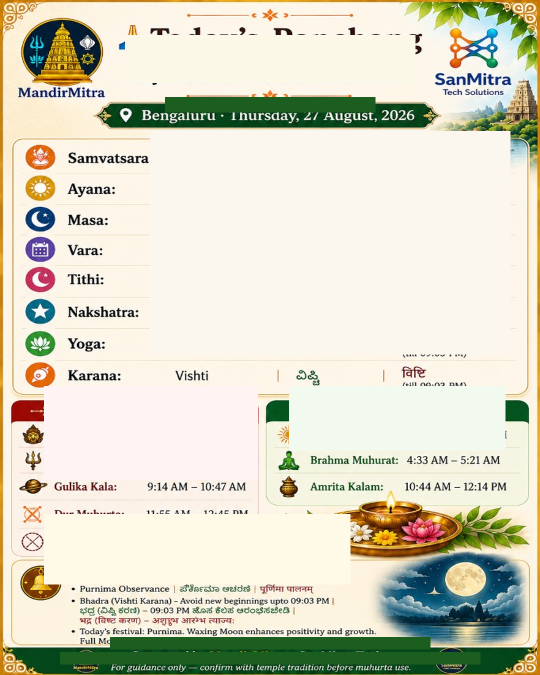
#> input picture scripts/panchang_infographic/template_branded.png, 1080 x 1350 px (shown at 1/2 size)
$ python -i render.py   (imports and definitions only)
#> lines starting #> are read from the running program, lines starting #| are printed output that depends on the picture
"""Panchang social-media infographic renderer (Pillow + HarfBuzz via libraqm).

Uses a fixed PNG template and overlays EN / Kannada / Hindi text from Panchang JSON.
Source translations mirror frontend/src/utils/panchangWhatsAppMessage.js.
"""
from __future__ import annotations

import json
import os
import re
from dataclasses import dataclass
from datetime import datetime
from io import BytesIO
from pathlib import Path
from typing import Any

try:
    from PIL import Image, ImageDraw, ImageFont, features as pil_features
except ImportError as exc:  # pragma: no cover - environment guard
    raise RuntimeError("Pillow is required for panchang infographic rendering") from exc

PACKAGE_DIR = Path(__file__).resolve().parent
REPO_ROOT = PACKAGE_DIR.parents[1]
DEFAULT_I18N = PACKAGE_DIR / "panchang_i18n.json"
DEFAULT_LAYOUT = PACKAGE_DIR / "layout_branded.json"
DEFAULT_TEMPLATE = PACKAGE_DIR / "template_branded.png"
LEGACY_LAYOUT = PACKAGE_DIR / "layout_default.json"
LEGACY_TEMPLATE = PACKAGE_DIR / "template_default.png"
REFERENCE_DESIGN = PACKAGE_DIR / "assets" / "reference_design.jpg"

FONT_DIRS = (
    REPO_ROOT / "app" / "core" / "documents" / "fonts",
    REPO_ROOT / "app" / "modules" / "mandir_compat" / "data" / "fonts",
    Path(r"C:\Windows\Fonts"),
    Path("/usr/share/fonts/truetype/noto"),
    Path("/usr/share/fonts/opentype/noto"),
)

LATIN_FONT_CANDIDATES = (
    "NotoSans-Regular.ttf",
    "arial.ttf",
    "Arial.ttf",
    "LiberationSans-Regular.ttf",
    "DejaVuSans.ttf",
)

SCRIPT_FONT_CANDIDATES = {
    "kannada": ("NotoSansKannada-Regular.ttf", "Tunga.ttf", "Nirmala.ttc"),
    "hindi": ("NotoSansDevanagari-Regular.ttf", "Mangal.ttf", "Nirmala.ttc"),
    "latin": LATIN_FONT_CANDIDATES,
}


@dataclass(frozen=True)
class TriText:
    en: str
    kn: str
    hi: str


@dataclass(frozen=True)
class ExportSize:
    name: str
    width: int
    height: int


EXPORT_SIZES = (
    ExportSize("whatsapp", 1080, 1350),
    ExportSize("instagram", 1080, 1350),
    ExportSize("facebook", 1200, 1500),
)


def require_raqm() -> None:
    if pil_features is not None and not pil_features.check("raqm"):
        raise RuntimeError(
            "Pillow was built without RAQM/HarfBuzz shaping; Kannada/Hindi text will break. "
            "Install libraqm and rebuild Pillow, or use the project .venv."
        )


def _find_font(candidates: tuple[str, ...]) -> Path:
    for directory in FONT_DIRS:
        if not directory.is_dir():
            continue
        for filename in candidates:
            path = directory / filename
            if path.is_file():
                return path
    raise FileNotFoundError(f"No font found among: {', '.join(candidates)}")


def load_fonts(layout: dict[str, Any]) -> dict[str, Any]:
    sizes = layout.get("fonts", {})
    fonts: dict[str, Any] = {}
    for key, size in sizes.items():
        if key.endswith("_kn") or "kn" in key:
            path = _find_font(SCRIPT_FONT_CANDIDATES["kannada"])
        elif key.endswith("_hi") or "hi" in key:
            path = _find_font(SCRIPT_FONT_CANDIDATES["hindi"])
        else:
            path = _find_font(SCRIPT_FONT_CANDIDATES["latin"])
        fonts[key] = ImageFont.truetype(str(path), int(size))
    fonts["table_kn"] = fonts.get("table_kn") or ImageFont.truetype(
        str(_find_font(SCRIPT_FONT_CANDIDATES["kannada"])), int(sizes.get("table_kn", 24))
    )
    fonts["table_hi"] = fonts.get("table_hi") or ImageFont.truetype(
        str(_find_font(SCRIPT_FONT_CANDIDATES["hindi"])), int(sizes.get("table_hi", 24))
    )
    fonts["table_en"] = fonts.get("table_en") or ImageFont.truetype(
        str(_find_font(SCRIPT_FONT_CANDIDATES["latin"])), int(sizes.get("table_en", 26))
    )
    return fonts


def load_i18n(path: Path | None = None) -> dict[str, dict[str, dict[str, str]]]:
    payload = json.loads((path or DEFAULT_I18N).read_text(encoding="utf-8"))
    if not isinstance(payload, dict):
        raise ValueError("panchang_i18n.json must be a JSON object")
    return payload


def load_layout(path: Path | None = None) -> dict[str, Any]:
    payload = json.loads((path or DEFAULT_LAYOUT).read_text(encoding="utf-8"))
    if not isinstance(payload, dict):
        raise ValueError("layout JSON must be a JSON object")
    return payload


# [8 lines left out: function _lookup, not called in this run]


def _split_tokens(value: str) -> list[str]:
    return [part for part in re.split(r"\s+", (value or "").strip()) if part]


# [77 lines left out: functions _translate_masa, _translate_tithi, _samvatsara_name, format_clock, time_range, not called in this run]


def build_text_payload(
    data: dict[str, Any],
    i18n: dict[str, dict[str, dict[str, str]]] | None = None,
) -> dict[str, str]:
    i18n = i18n or load_i18n()
    gregorian = data.get("date", {}).get("gregorian", {}) or {}
    hindu = data.get("date", {}).get("hindu", {}) or {}
    location = data.get("location", {}) or {}
    panchang = data.get("panchang", {}) or {}
    tithi = panchang.get("tithi", {}) or {}
    nakshatra = panchang.get("nakshatra", {}) or {}
    yoga = panchang.get("yoga", {}) or {}
    karana = panchang.get("karana", {}) or {}
    vara = panchang.get("vara", {}) or {}
    kaala = data.get("inauspicious_times") or data.get("kaala") or {}
    good = data.get("auspicious_times") or data.get("muhurat") or {}
    extra_bad = data.get("additional_inauspicious_times") or {}

    ayana_name = data.get("ayana") if isinstance(data.get("ayana"), str) else (data.get("ayana") or {}).get("name", "")
    vara_name = vara.get("name") or gregorian.get("day") or gregorian.get("day_of_week") or ""
    karana_name = karana.get("current") or karana.get("name") or ""

    samvatsara = _lookup("samvatsara", _samvatsara_name(data), i18n)
    ayana = _lookup("ayana", str(ayana_name), i18n)
    masa = _translate_masa(str(hindu.get("month") or ""), i18n)
    vara_tri = _lookup("vara", str(vara_name), i18n)
    if vara.get("sanskrit"):
        vara_tri = TriText(vara_tri.en, vara_tri.kn, str(vara["sanskrit"]))
    tithi_tri = _translate_tithi(str(tithi.get("name") or ""), str(tithi.get("paksha") or hindu.get("paksha") or ""), i18n)
    nakshatra_tri = _lookup("nakshatra", str(nakshatra.get("name") or ""), i18n)
    yoga_tri = _lookup("yoga", str(yoga.get("name") or ""), i18n)
    karana_tri = _lookup("karana", str(karana_name), i18n)

    date_label = gregorian.get("formatted") or gregorian.get("date") or "Today"
    city = location.get("city") or "Temple"

    vishesha_lines: list[str] = []
    seen_vishesha: set[str] = set()
    for item in data.get("south_india_special") or []:
        if not isinstance(item, dict):
            continue
        line = ""
        if item.get("text"):
            line = str(item["text"])
        elif item.get("english"):
            kn = item.get("kannada") or ""
            hi = item.get("sanskrit") or ""
            line = f"{item['english']} | {kn} | {hi}".strip(" |")
        key = line.lower()
        if line and key not in seen_vishesha:
            seen_vishesha.add(key)
            vishesha_lines.append(line)
    # Infographic: avoid duplicating festival lines already in south_india_special.
    # Do not append special_notes.summary (repeats festival + moon note).

    def muhurta_line(label: str, value: str) -> str:
        return f"{label}: {value}" if value and value != "—" else ""

    payload = {
        "title_en": "🙏 Today's Panchang",
        "title_kn": "ಇಂದಿನ ಪಂಚಾಂಗ",
        "location_date": f"{city} · {date_label}",
        "samvatsara_en": samvatsara.en,
        "samvatsara_kn": samvatsara.kn,
        "samvatsara_hi": samvatsara.hi,
        "ayana_en": ayana.en,
        "ayana_kn": ayana.kn,
        "ayana_hi": ayana.hi,
        "masa_en": masa.en,
        "masa_kn": masa.kn,
        "masa_hi": masa.hi,
        "vara_en": vara_tri.en,
        "vara_kn": vara_tri.kn,
        "vara_hi": vara_tri.hi,
        "tithi_en": tithi_tri.en,
        "tithi_kn": tithi_tri.kn,
        "tithi_hi": tithi_tri.hi,
        "nakshatra_en": nakshatra_tri.en,
        "nakshatra_kn": nakshatra_tri.kn,
        "nakshatra_hi": nakshatra_tri.hi,
        "yoga_en": yoga_tri.en,
        "yoga_kn": yoga_tri.kn,
        "yoga_hi": yoga_tri.hi,
        "karana_en": karana_tri.en,
        "karana_kn": karana_tri.kn,
        "karana_hi": karana_tri.hi,
        "label_samvatsara": "Samvatsara",
        "label_ayana": "Ayana",
        "label_masa": "Masa",
        "label_vara": "Vara",
        "label_tithi": "Tithi",
        "label_nakshatra": "Nakshatra",
        "label_yoga": "Yoga",
        "label_karana": "Karana",
        "inauspicious_title": "Inauspicious",
        "auspicious_title": "Auspicious",
        "vishesha_title": "Vara Vishesha",
        "rahu_kala": muhurta_line("Rahu Kala", time_range(kaala.get("rahu_kaal") or kaala.get("rahu"))),
        "yamaganda": muhurta_line("Yamaganda", time_range(kaala.get("yamaganda"))),
        "gulika_kala": muhurta_line("Gulika Kala", time_range(kaala.get("gulika"))),
        "dur_muhurta": muhurta_line("Dur Muhurta", time_range(extra_bad.get("dur_muhurta"))),
        "varjyam": muhurta_line("Varjyam", time_range(extra_bad.get("varjyam"))),
        "abhijit": muhurta_line("Abhijit", time_range(good.get("abhijit_muhurat") or good.get("abhijit"))),
        "brahma_muhurat": muhurta_line("Brahma Muhurat", time_range(good.get("brahma_muhurat") or good.get("brahma"))),
        "amrita_kalam": muhurta_line("Amrita Kalam", time_range(good.get("amrita_kalam") or kaala.get("amrita"))),
        "footer_brand": "Generated by MandirMitra · SanMitra Tech",
        "footer_disclaimer": "For guidance only — confirm with temple tradition before muhurta use.",
    }
    for idx in range(1, 4):
        payload[f"vishesha_{idx}"] = ""
    for idx, line in enumerate(vishesha_lines[:3], start=1):
        payload[f"vishesha_{idx}"] = f"• {line}" if not line.startswith("•") else line
    return payload


# [180 lines left out: functions _script_runs, _draw_mixed_text, _font_for_script, _font_for_field, _text_width, _wrap_text and 5 more, not called in this run]


def render_infographic(
    data: dict[str, Any],
    *,
    template_path: Path | None = None,
    layout_path: Path | None = None,
    i18n_path: Path | None = None,
) -> Image.Image:
    require_raqm()
    layout = load_layout(layout_path)
    fonts = load_fonts(layout)
    colors = layout.get("colors", {})
    text_payload = build_text_payload(data, load_i18n(i18n_path))

    image = _load_base_image(layout, template_path)
    draw = ImageDraw.Draw(image)

    for field_name, spec in layout.get("fields", {}).items():
        _draw_field(draw, field_name, text_payload.get(field_name, ""), spec, fonts, colors)
    return image


# [54 lines left out: functions create_branded_template, create_default_template, not called in this run]


def export_infographic(
    data: dict[str, Any],
    output_dir: Path,
    *,
    template_path: Path | None = None,
    layout_path: Path | None = None,
    i18n_path: Path | None = None,
    prefix: str = "panchang",
) -> dict[str, Path]:
    base = render_infographic(
        data,
        template_path=template_path,
        layout_path=layout_path,
        i18n_path=i18n_path,
    )
    output_dir.mkdir(parents=True, exist_ok=True)
    outputs: dict[str, Path] = {}
    for spec in EXPORT_SIZES:
        if spec.width == base.width and spec.height == base.height:
            rendered = base
        else:
            rendered = base.resize((spec.width, spec.height), Image.Resampling.LANCZOS)
        out_path = output_dir / f"{prefix}_{spec.name}_{spec.width}x{spec.height}.png"
        rendered.save(out_path, format="PNG", optimize=True)
        outputs[spec.name] = out_path
    return outputs


# [5 lines left out: function render_infographic_bytes, not called in this run]

>>> import cv2
>>> picture = cv2.imread('template_branded.png', cv2.IMREAD_GRAYSCALE)
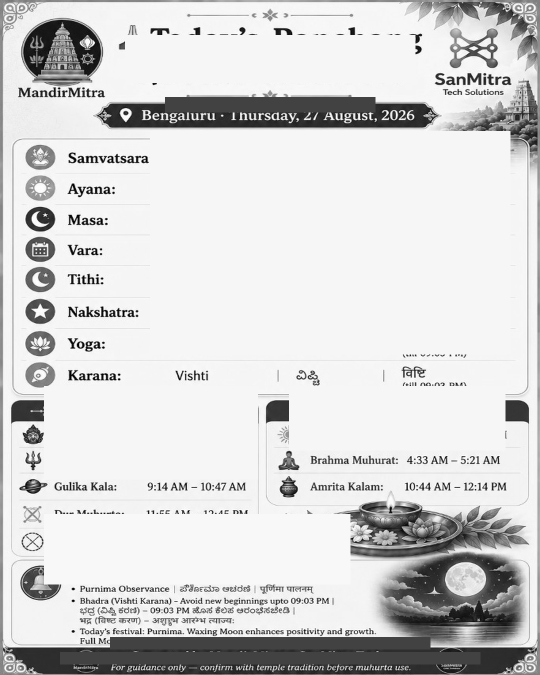
#> picture: shape (1350, 1080) (shown at 1/2 size); min 0, max 255, mean 211.7
>>> result = export_infographic(picture, 'out.png')
#> (reads scripts/panchang_infographic/layout_branded.json from the repository)
#> (reads scripts/panchang_infographic/panchang_i18n.json from the repository)
#> in build_text_payload, `i18n = i18n or load_i18n()`: i18n = 9 items
#> (the run stopped early here; a loop or call above may not have finished)
